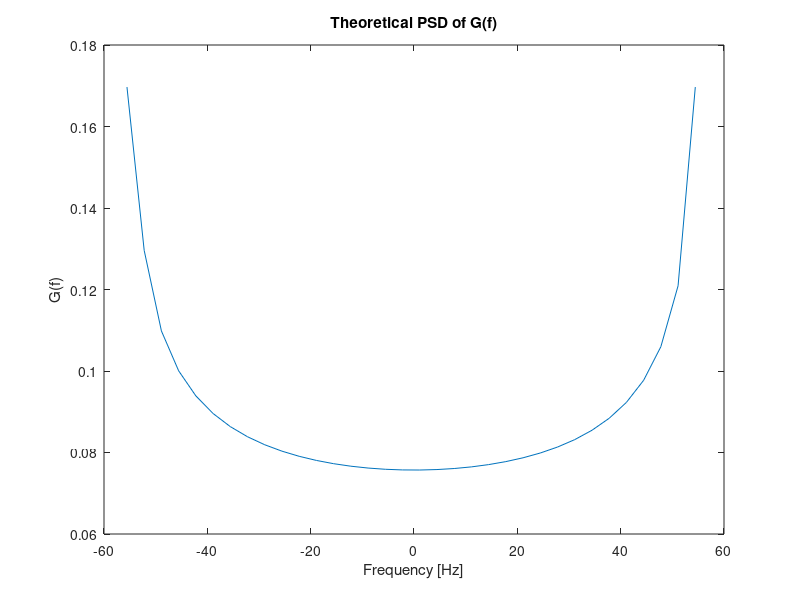

Write the MATLAB code that produced this figure. (Note: this script raises an error after producing the figure.)
clear all, close all 

% Parameter definition
par.fc = 2e9; % Carrier [GHz]
par.lambda = 3e8/par.fc; % Wavelength [m]
par.v = 30e3/3600; % Relative velocity [m/s]
par.Ts = 0.1e-3; % Sampling rate [s]
% par.BW = 1/par.Ts; % Bandwidth [Hz]
% par.Rs = par.BW; % Symbol rate [S/s]
par.fD = par.v/par.lambda; % Doppler spread [Hz], no aliasing; BW=10k > 2fD=110
par.L = 1; % Number of taps 
par.channel = 'Rician'; % Choose type {'Rayleigh', 'Rician'}
par.method = 'Spectrum'; % Choose method {'Filter', 'Spectrum'}
par.kc = 1; % Rician factor for dominating path
par.syms = 10; % Number of symbols transmitted
par.Ns = 3000; %2^12; % Number of samples for the signal
par.N = par.Ns*par.syms; % Number of samples for the filter
par.fs = 1/par.Ts; % Sampling frequency
par.DS = par.Ts*2; % Delay spread
par.M = 64; % Zero-padding (oversampling in delay domain?)

% Preallocation of c
c = NaN(par.L,par.Ns);

switch par.method
    
    case 'Filter'
        nTs = -par.N*par.Ts:par.Ts:par.N*par.Ts; % Time vector for sampling

        % Define filter g(t)
        gt = besselj(1/4,2*pi*par.fD.*abs(nTs))./nthroot(abs(nTs),4); % For t~=0
        gt(par.N+1) = nthroot((pi*par.fD),4)/gamma(5/4); % For t=0
        gt = gt/sqrt(mean(abs(gt).^2)); % Normalise to unit energy
        
        E_Eg = mean(abs(gt).^2); % Expected energy of g(t)

        % Generate Ns random complex distribution for the channel
        x = sqrt(1/2).*(randn(par.L,par.Ns)+1j*randn(par.L,par.Ns)); % Define complex random Gaussian distribution
        var_x = var(x,[],2); % Unit variance
        figure, histogram(abs(x)) % Plot the distribution
        title('Distribution of x')

        % Generate channel c(t)
        switch par.channel
            case 'Rayleigh'
                for l = 1:par.L
                    c(l,:) = conv(x(l,:),gt,'same');
                    c(l,:) = c(l,:)./sqrt(mean(abs(c(l,:)).^2)); % Normalize to unit energy
                end
            case 'Rician'
                for l = 1:par.L
                    c(l,:) = conv(x(l,:),gt,'same') + par.kc;
                    c(l,:) = c(l,:)./sqrt(mean(abs(c(l,:)).^2)); % Renormalize
                end
        end

        % Calculate expected values of c
        E_Ec = mean(abs(c).^2,2); % E(energy) = 1
        E_c = mean(real(c),2); % E(c) = 0
        
        % Plot g(t) in time
        figure, plot(nTs,gt);
        xlabel('Time [s]')
        ylabel('g(t)')
        title('Time domain filter')

        % Plot the distribution of c(t)
        figure, histogram(abs(c(1,:)),100) % Rayleigh distribution in linear (Log-normal) (Gaussian in dB)
        title('Distribution of c(t) 1st tap')

    case 'Spectrum'

        f = -par.fD:par.fs/par.Ns:par.fD; % Defining the frequency interval
        nTs = -par.Ns*par.Ts:par.Ts:par.Ns*par.Ts; % Time vector for sampling

        Sf = 1./(pi*par.fD.*sqrt(1-(f./par.fD).^2));
        Sf(1) = Sf(end); % Get rid of the 'Inf' at -fD
        
        Gf = sqrt(Sf);
        
        % The periodic extension of G for k = 0:1:par.Ns-1
        Gfp = [Gf(length(Gf)/2+1:end) zeros(1,par.Ns-length(Gf)) Gf(1:length(Gf)/2)]; 
        
        % PSD of Gf
        Sc_f = abs(Gf).^2; 
        figure(1),clf, plot(f,real(Gf))
        xlabel('Frequency [Hz]')
        ylabel('G(f)')
        title('Theoretical PSD of G(f)')

        % Random complex distribution
        X = sqrt(1/2)*(randn(par.L,par.Ns)+1j*randn(par.L,par.Ns)); % Random complex 
        var_X = var(X,[],2); % Unit variance

        C = Gfp.*X;
        c = ifft(C,par.Ns,2);
        
        switch par.channel
            case 'Rayleigh'
                for l = 1:par.L
                    c(l,:) = c(l,:)./sqrt(mean(abs(c(l,:)).^2,2)); % Normalize to unit energy
                end
            case 'Rician'
                for l = 1:par.L
                    c(l,:) = c(l,:) + par.kc;
                    c(l,:) = c(l,:)./sqrt(mean(abs(c(l,:)).^2,2)); % Renormalize
                end
        end
        
        figure, histogram(abs(c(1,:)));
        E_Ec = mean(abs(c).^2,2);
        
        x = 0:0.1:10;
        dist = fitdist(abs(c).','Rician');
        PDF = pdf(dist,x);
        CDF = cdf(dist,x);
        
        Ac = besselj(0,2*pi*par.fD.*nTs);
        Ac_est = autocorr(c.',500);
        
        if par.L > 1
            c = [c; zeros(par.M-par.L,par.Ns)]; % Zero padding
            Cf = fft(c,par.M,1);
        end
end

% Theoretical Doppler PSD
fD_vec = linspace(-par.fD,par.fD,100); % Doppler spectrum vector
Sc = 1./(pi*par.fD.*sqrt(1-(fD_vec./par.fD).^2));

% Plot theoretical and estimated Doppler spectrum
figure
subplot(1,2,1)
plot(fD_vec./par.fD,Sc)
title('Theoretical Doppler spectrum')
xlabel('f/f_D'), ylabel('S_c(f)')
subplot(1,2,2)
pwelch(c(1,:),[],[],[],par.fs) % Estimate of PSD
title('Estimated Doppler spectrum')

figure, plot(nTs,Ac)
title('Theoretical ACF')

figure
subplot(1,2,1)
plot(PDF)
title(['PDF k = ' num2str(par.kc)])
subplot(1,2,2)
plot(CDF)
title(['CDF k = ' num2str(par.kc)])


        % Plot the channel c(t)
%         figure(3),clf, plot3(par.L,nTs,real(c(par.L)))
%         xlabel('Time [s]')
%         ylabel('Re(c(t))')


